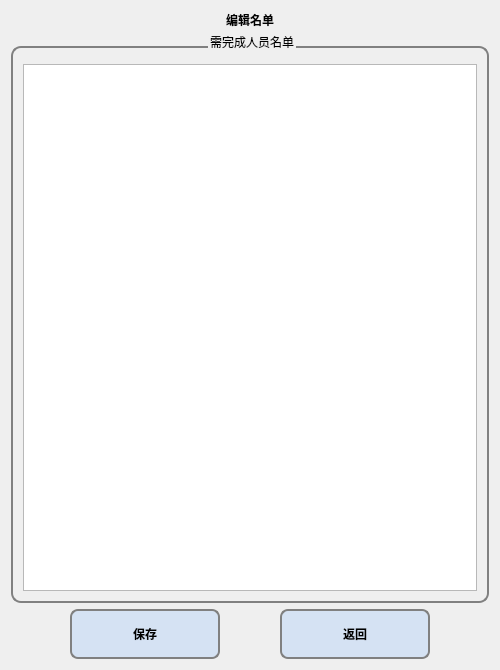
<?xml version="1.0" encoding="UTF-8"?>
<ui version="4.0">
 <class>EditList</class>
 <widget class="QWidget" name="EditList">
  <property name="geometry">
   <rect>
    <x>0</x>
    <y>0</y>
    <width>500</width>
    <height>670</height>
   </rect>
  </property>
  <property name="minimumSize">
   <size>
    <width>500</width>
    <height>670</height>
   </size>
  </property>
  <property name="maximumSize">
   <size>
    <width>500</width>
    <height>670</height>
   </size>
  </property>
  <property name="windowTitle">
   <string>Form</string>
  </property>
  <property name="styleSheet">
   <string notr="true">*{
font: 12pt &quot;楷体&quot;;
}
#EditList
{
background: qlineargradient(x1:0, y1:0, x2:1, y2:0,
                                stop:1 rgb(226,238,243),
                                stop:0 rgb(240,207,214));
}
QPushButton
{
font: 12pt &quot;楷体&quot;;
font-weight:bold;
border-radius:8px;
border:2px solid gray;
background-color: rgba(202, 221, 245,0.7);
height:35;
}
QPushButton:hover
{
font: 13pt &quot;楷体&quot;;
font-weight:bold;
border:2px solid;
background-color: rgb(202, 221, 245);
}</string>
  </property>
  <layout class="QVBoxLayout" name="verticalLayout_2">
   <item>
    <widget class="QLabel" name="label">
     <property name="styleSheet">
      <string notr="true">font: 24pt &quot;楷体&quot;;
font-weight:bold;</string>
     </property>
     <property name="text">
      <string>编辑名单</string>
     </property>
     <property name="alignment">
      <set>Qt::AlignCenter</set>
     </property>
    </widget>
   </item>
   <item>
    <widget class="QGroupBox" name="groupBox">
     <property name="styleSheet">
      <string notr="true">QGroupBox{
border:2px solid gray;
border-radius:10px;
margin-top:11px;
}
QGroupBox::title {
      subcontrol-origin: margin;
      subcontrol-position: top;
}</string>
     </property>
     <property name="title">
      <string>需完成人员名单</string>
     </property>
     <property name="alignment">
      <set>Qt::AlignCenter</set>
     </property>
     <layout class="QVBoxLayout" name="verticalLayout">
      <property name="spacing">
       <number>5</number>
      </property>
      <item>
       <widget class="QTextEdit" name="textEdit"/>
      </item>
     </layout>
    </widget>
   </item>
   <item>
    <widget class="QWidget" name="widget" native="true">
     <layout class="QHBoxLayout" name="horizontalLayout">
      <property name="spacing">
       <number>0</number>
      </property>
      <property name="leftMargin">
       <number>0</number>
      </property>
      <property name="topMargin">
       <number>0</number>
      </property>
      <property name="rightMargin">
       <number>0</number>
      </property>
      <property name="bottomMargin">
       <number>0</number>
      </property>
      <item>
       <spacer name="horizontalSpacer">
        <property name="orientation">
         <enum>Qt::Horizontal</enum>
        </property>
        <property name="sizeHint" stdset="0">
         <size>
          <width>56</width>
          <height>20</height>
         </size>
        </property>
       </spacer>
      </item>
      <item>
       <widget class="QPushButton" name="btnSave">
        <property name="minimumSize">
         <size>
          <width>150</width>
          <height>50</height>
         </size>
        </property>
        <property name="text">
         <string>保存</string>
        </property>
        <property name="shortcut">
         <string>Return</string>
        </property>
       </widget>
      </item>
      <item>
       <spacer name="horizontalSpacer_2">
        <property name="orientation">
         <enum>Qt::Horizontal</enum>
        </property>
        <property name="sizeHint" stdset="0">
         <size>
          <width>57</width>
          <height>20</height>
         </size>
        </property>
       </spacer>
      </item>
      <item>
       <widget class="QPushButton" name="btnReturn">
        <property name="minimumSize">
         <size>
          <width>150</width>
          <height>50</height>
         </size>
        </property>
        <property name="text">
         <string>返回</string>
        </property>
        <property name="shortcut">
         <string>Esc</string>
        </property>
       </widget>
      </item>
      <item>
       <spacer name="horizontalSpacer_3">
        <property name="orientation">
         <enum>Qt::Horizontal</enum>
        </property>
        <property name="sizeHint" stdset="0">
         <size>
          <width>56</width>
          <height>20</height>
         </size>
        </property>
       </spacer>
      </item>
     </layout>
    </widget>
   </item>
  </layout>
 </widget>
 <resources/>
 <connections/>
</ui>
